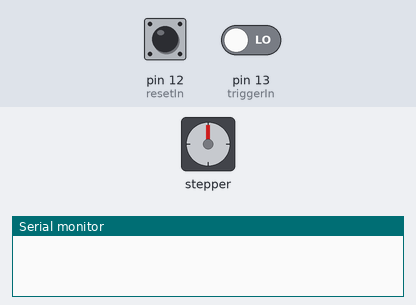
This sketch was run on a simulated Arduino Uno, built with avr-gcc and run on an emulated ATmega328P. Shown: stepper motor, the last lines printed to the serial monitor. The test bench sets the inputs (shaded band); at power-on: pin 12 (resetIn) LOW, pin 13 (triggerIn) LOW. Stepper angles assume 513 steps per turn.

Above: at 1.2 s.
1.3 s: pin 12 (resetIn) pulled HIGH for 0.15 s
At 2.3 s:
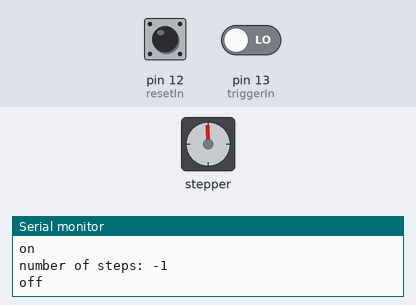
2.9 s: pin 13 (triggerIn) driven HIGH
At 3.5 s:
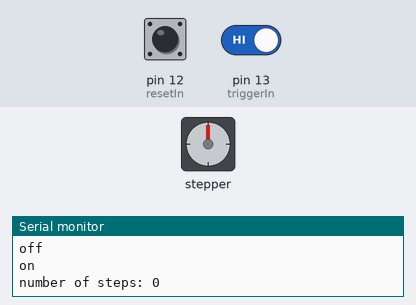
4.4 s: pin 12 (resetIn) pulled HIGH for 1 s
At 5.8 s:
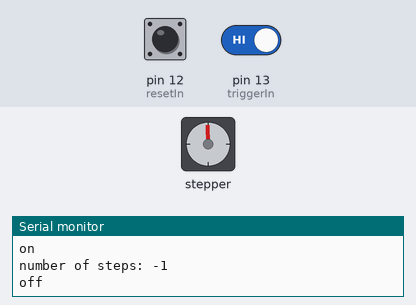
Timing chart, 0 to 7.4 s (numbered marks = the images above; inputs shaded):
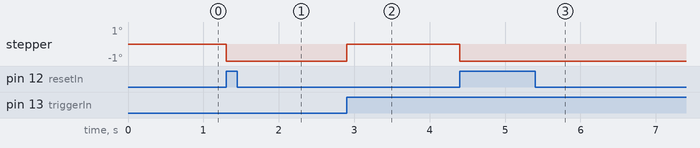

The sketch:

ArduinoStepperControl.ino
```cpp
//Based off of code provided by Tom Igoe
#include <Stepper.h>
#define motorSteps 513
#define motorPin1 6
#define motorPin2 5
#define motorPin3 4
#define motorPin4 7
Stepper myStepper(motorSteps,motorPin1,motorPin3,motorPin2,motorPin4);

int switchState = LOW; //Current value of input
int pastSwitchState = LOW; //value of input last loop
const int triggerIn = 13; //Pin to read input from DAQ-trigger signal
const int resetIn = 12;
int stepNum = 0; //number of steps motors move
int resetState = LOW;
int pastResetState = LOW;

void setup() {
 myStepper.setSpeed(20);
 pinMode(triggerIn,INPUT);
 pinMode(resetIn,INPUT);
 Serial.begin(9600);


}

void loop() {
switchState = digitalRead(triggerIn);

  if(switchState != pastSwitchState)
  {
    if(switchState == HIGH)
    {//only triggers when transition of LOW->HIGH
      myStepper.step(1);
      stepNum++;
      Serial.println("on");
      Serial.print("number of steps: ");
      Serial.println(stepNum);
    }
    else
    {//HIGH->LOW
     //HIGH->HIGH
     //LOW->LOW --- No trigger
     Serial.println("off");
    }
    delay(50); //to keep from unwanted bouncing
    }
   pastSwitchState = switchState;


//Put in reset code
//if another pin == high
//step backwarsd stepnum
resetState = digitalRead(resetIn);

  if(resetState != pastResetState)
  {
    if(resetState == HIGH)
    {//only triggers when transition of LOW->HIGH
      myStepper.step(-1);
      stepNum--;
      Serial.println("on");
      Serial.print("number of steps: ");
      Serial.println(stepNum);
    }
    else
    {//HIGH->LOW
     //HIGH->HIGH
     //LOW->LOW --- No trigger
     Serial.println("off");
    }
    delay(50); //to keep from unwanted bouncing
  }
   pastResetState = resetState;
}
```
